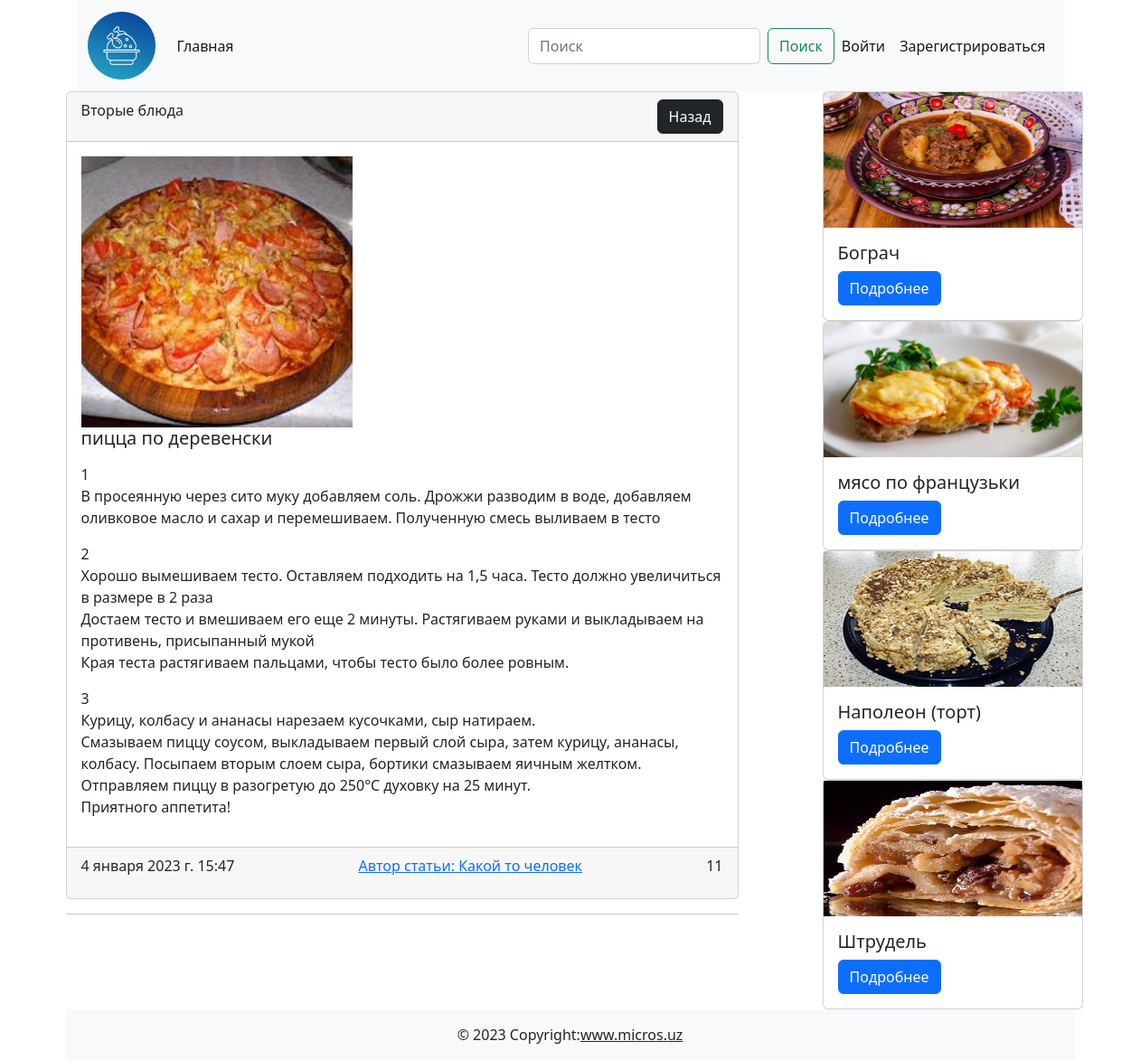
The app's page /post/4/ with its own data.
### cooking/models.py (models this page shows, shortened)
class Post(models.Model):
    title = models.CharField(max_length=255)
    content = models.TextField(default='скоро тут будет статья')
    created_at = models.DateTimeField(auto_now_add=True)
    updated_at = models.DateTimeField(auto_now=True)
    photo = models.ImageField(upload_to='photos/', blank=True, null=True)
    watched = models.IntegerField(default=0)
    is_published = models.BooleanField(default=True)
    category = models.ForeignKey(Category,on_delete=models.CASCADE)
    author = models.ForeignKey(User, default=None, null=True, blank=True, on_delete=models.CASCADE)
    def get_absolute_url(self):
        return reverse('post_detail', kwargs={'pk':self.pk})

class Category(models.Model):
    title = models.CharField(max_length=255)
    is_published = models.BooleanField(default=True)
    def __str__(self):
        return self.title

### cooking/views.py (the view)
# urls.py: path('post/<int:pk>/', PostDetail.as_view(), name='post_detail'),
class PostDetail(DetailView):
    model = Post
    template_name = 'cooking/article_detail.html'
    context_object_name = 'post'
    pk_url_kwarg = 'pk'
    def get_context_data(self, **kwargs):
        context = super().get_context_data(**kwargs)
        post = Post.objects.get(pk=self.kwargs['pk'])
        Post.objects.filter(pk=self.object.pk).update(watched=F('watched')+ 1)
        context['ext_posts'] = Post.objects.all().exclude(pk=self.object.pk).order_by('-watched')[:5]
        context['title'] = self.object.title
        context['comments'] = Comment.objects.filter(post=post)
        if self.request.user.is_authenticated:
            context['comment_form'] = CommentForm
        return context

### cooking/templates/cooking/article_detail.html (shortened to what this page needs)
{% extends 'base.html' %}
{% block main %}
<div class="d-flex justify-content-between"><div class="col-8">
    <div class="card"><div class="card-header d-flex justify-content-between">{{post.category}}
        <div>
            <a href="{% url 'category_list' post.category.pk %}" class="btn btn-dark">Назад</a>
        </div>
    </div>
        <img src="" class="card-img-top" alt=""><div class="card-body">
            {%if post.photo %}
            <img src="{{ post.photo.url }}" width="300" height="300" alt="">
            {%else%}
        <img src="https://www.raumplus.ru/upload/iblock/99e/Skoro-zdes-budet-foto.jpg" width="300" alt="">
        {%endif%}
        <h5 class="card-title">{{post.title}}</h5>
        <p class="card-text">{{post.content | linebreaks }}</p>
    </div>
        <div class="card-footer d-flex justify-content-between"><p class="card-text">4 января 2023 г. 15:47</p>
            <a href="/profile/1">Автор статьи: Какой то человек</a>
            <p class="card-text">{{post.watched}}</p>
        </div>
    </div>
    <hr>
</div>
<div class="col-1"></div>
<div class="col-4">
    {%for ext_post in ext_posts %}
    <div class="card" style="width: 18rem;">
        {%if ext_post.photo %}
        <img src="{{ ext_post.photo.url }}" width="286" height="150" alt="">
        {%else%}
        <img class="card-img-top" src="{{ext_post.img}}" width="200" alt="">
        {%endif%}
        <div class="card-body"><h5 class="card-title">{{ext_post.title}}</h5><a href="{{ext_post.get_absolute_url}}" class="btn btn-primary">Подробнее</a></div>
    </div>
    {%endfor%}
</div>
</div>
{% endblock main %}

### records on screen
Post: category "Вторые блюда", photo (picture), title "пицца по деревенски", content "1 В просеянную через сито муку добавляем соль. Дрожжи разводим в воде, добавляем оливковое масло и сахар и перемешиваем. Полученную смесь выливаем в тесто 2 Хорошо вымешиваем тесто. Оставляем подходить на 1,5 часа. Тесто должно увеличиться в размере в 2 раза Достаем тесто и вмешиваем его еще 2 минуты. Растягиваем руками и выкладываем на противень, присыпанный мукой Края теста растягиваем пальцами, чтобы тесто было более ровным. 3 Курицу, колбасу и ананасы нарезаем кусочками, сыр натираем. Смазываем пиццу соусом, выкладываем первый слой сыра, затем курицу, ананасы, колбасу. Посыпаем вторым слоем сыра, бортики смазываем яичным желтком. Отправляем пиццу в разогретую до 250°С духовку на 25…", watched "11"
Post: photo (picture), title "Бограч"
Post: photo (picture), title "мясо по французьки"
Post: photo (picture), title "Наполеон (торт)"
Post: photo (picture), title "Штрудель"
